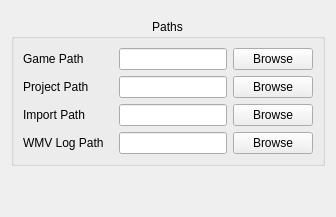
        <widget class="QWidget" name="tab_5">
         <attribute name="title">
          <string>Paths</string>
         </attribute>
         <layout class="QHBoxLayout" name="horizontalLayout_15">
          <item>
           <layout class="QVBoxLayout" name="verticalLayout_20">
            <property name="topMargin">
             <number>8</number>
            </property>
            <item>
             <widget class="QGroupBox" name="groupBox_2">
              <property name="title">
               <string>Paths</string>
              </property>
              <property name="alignment">
               <set>Qt::AlignHCenter|Qt::AlignTop</set>
              </property>
              <layout class="QHBoxLayout" name="horizontalLayout_16">
               <item>
                <layout class="QHBoxLayout" name="horizontalLayout_17">
                 <item>
                  <layout class="QVBoxLayout" name="verticalLayout_21">
                   <item>
                    <layout class="QHBoxLayout" name="horizontalLayout_24">
                     <property name="spacing">
                      <number>6</number>
                     </property>
                     <item>
                      <widget class="QLabel" name="label_25">
                       <property name="minimumSize">
                        <size>
                         <width>90</width>
                         <height>0</height>
                        </size>
                       </property>
                       <property name="text">
                        <string>Game Path</string>
                       </property>
                       <property name="alignment">
                        <set>Qt::AlignLeading|Qt::AlignLeft|Qt::AlignVCenter</set>
                       </property>
                      </widget>
                     </item>
                     <item>
                      <widget class="QLineEdit" name="gamePathField">
                       <property name="alignment">
                        <set>Qt::AlignLeading|Qt::AlignLeft|Qt::AlignVCenter</set>
                       </property>
                      </widget>
                     </item>
                     <item>
                      <widget class="QPushButton" name="gamePathField_browse">
                       <property name="text">
                        <string>Browse</string>
                       </property>
                      </widget>
                     </item>
                    </layout>
                   </item>
                   <item>
                    <layout class="QHBoxLayout" name="horizontalLayout_25">
                     <item>
                      <widget class="QLabel" name="label_26">
                       <property name="minimumSize">
                        <size>
                         <width>90</width>
                         <height>0</height>
                        </size>
                       </property>
                       <property name="text">
                        <string>Project Path</string>
                       </property>
                      </widget>
                     </item>
                     <item>
                      <widget class="QLineEdit" name="projectPathField"/>
                     </item>
                     <item>
                      <widget class="QPushButton" name="projectPathField_browse">
                       <property name="text">
                        <string>Browse</string>
                       </property>
                      </widget>
                     </item>
                    </layout>
                   </item>
                   <item>
                    <layout class="QHBoxLayout" name="horizontalLayout_36">
                     <item>
                      <widget class="QLabel" name="label_27">
                       <property name="minimumSize">
                        <size>
                         <width>90</width>
                         <height>0</height>
                        </size>
                       </property>
                       <property name="text">
                        <string>Import Path</string>
                       </property>
                      </widget>
                     </item>
                     <item>
                      <widget class="QLineEdit" name="importPathField"/>
                     </item>
                     <item>
                      <widget class="QPushButton" name="importPathField_browse">
                       <property name="text">
                        <string>Browse</string>
                       </property>
                      </widget>
                     </item>
                    </layout>
                   </item>
                   <item>
                    <layout class="QHBoxLayout" name="horizontalLayout_41">
                     <item>
                      <widget class="QLabel" name="label_28">
                       <property name="minimumSize">
                        <size>
                         <width>90</width>
                         <height>0</height>
                        </size>
                       </property>
                       <property name="text">
                        <string>WMV Log Path</string>
                       </property>
                      </widget>
                     </item>
                     <item>
                      <widget class="QLineEdit" name="wmvLogPathField"/>
                     </item>
                     <item>
                      <widget class="QPushButton" name="wmvLogPathField_browse">
                       <property name="text">
                        <string>Browse</string>
                       </property>
                      </widget>
                     </item>
                    </layout>
                   </item>
                  </layout>
                 </item>
                </layout>
               </item>
              </layout>
             </widget>
            </item>
            <item>
             <spacer name="verticalSpacer_5">
              <property name="orientation">
               <enum>Qt::Vertical</enum>
              </property>
              <property name="sizeHint" stdset="0">
               <size>
                <width>20</width>
                <height>40</height>
               </size>
              </property>
             </spacer>
            </item>
           </layout>
          </item>
         </layout>
        </widget>
